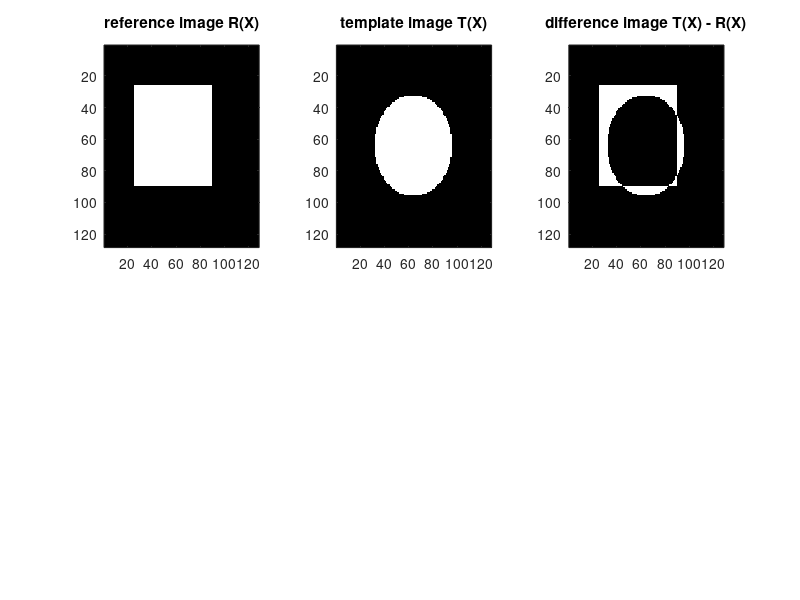

Source code (MATLAB): (Note: this script raises an error after producing the figure.)
%%%%%%%%%%%%%%%%%%%%%%%%%%%%%%%%%%%%%%%%%%%%%%%%%%%%%%
% Interventional Medical Image Processing (IMIP)
% SS 2011
% (C) University Erlangen-Nuremberg
% Author: Attila Budai & Jan Paulus
% Exercise 5: Diffusion Registration 
% Complete the '???'-lines
%%%%%%%%%%%%%%%%%%%%%%%%%%%%%%%%%%%%%%%%%%

close all;
clear all;

% image size
is = 128;

% step length
tau = 0.9;
% smoothness factor
alpha = 10;
% maximal number of iterations
maxIterations = 150;
% stopping threshold
threshold = 5.0;

% define the image grid omega
[X1, X2] = meshgrid(1:is, 1:is);

% initialize displacement field U with zero!
U1 = zeros(is,is);            
U2 = zeros(is,is);

% initialize force field F
F1 = zeros(is,is);            
F2 = zeros(is,is);

% temporal buffer
tmp = zeros(is, is);

% create the main diagonal vectors of the tridiagonal (I - 2*tau*A) matrix for the
% thomas algorithm
aav = ones(is*is,1);
bbv = ones(is*is-1,1);

% create tridiagonal matrix (I - 2*tau*A) represented by three vectors
aav = aav * (1+4*tau);  % main diagonal
bbv = bbv * (-2*tau);   % upper diagonal
ccv = bbv;              % lower diagonal

% images to register
R  = zeros(is);  % reference image
T  = zeros(is);  % template image

% square
R(X1 > 25 & X1 < 90 & X2 > 25 & X2 < 90)  = 200;
% circle
T((X1-64).^2 + (X2-64).^2 < 32^2) = 180; 

% normalize R -> [0,1]
normD = 1 / max(max(R));
R = R * normD;

% normalize T -> [0,1]
normD = 1 / max(max(T));
T = T * normD;

% show images before starting the registration
figure(1);
subplot(2,3,1);
colormap gray;
imagesc(R);
title('reference image R(X)')

subplot(2,3,2);
imagesc(T);
title('template image T(X)')

subplot(2,3,3);
imagesc(abs(T - R));
title('difference image T(X) - R(X)')
drawnow;

% start registration
for k = 1:maxIterations
  
  %   -------------------------------------------------------
  %  compute T on (X1-U1,X2-U2)
  %   -------------------------------------------------------
  fprintf('%d. iteration ...\n', k);
  
  Tk = interp2(X1, X2, T, X1-U1, X2-U2);
  
  % Values outside of T cannot be interpolated and are set to NaN by
  % interp2. They must be replaced with 0 for further computations.
  Tk(isnan(Tk)) = 0;
  
  oldU1 = U1;
  oldU2 = U2;
  
  Dk = Tk - R;

  % compute force in X1 direction
  F1 = Dk .* (Tk(:,[2:end,end]) - Tk(:,[1,1:end-1]));
  % smooth forces
  F1 = conv2(F1, [1 2 1; 2 4 2; 1 2 1]/16,'same');  
 
  dd1 = U1 + tau * F1 * alpha;
  
  dd1r = dd1';
  dd1rv = dd1r(:);
  
  dd1v = dd1(:);
  
  % solve for V1 and V2
  V1j1 = thomas(aav,bbv,ccv,dd1rv);
  V1j2 = thomas(aav,bbv,ccv,dd1v);
  
  tmp(:) = V1j1(:);
  tmp = tmp';
  V1j1(:) = tmp(:);
   
  % compute sum of inverse
  U1j12 = 1/2 * (V1j1 + V1j2);
  U1(:) = U1j12(:);

  % compute force in X2 direction
  F2 = Dk.*(Tk([2:end,end],:) - Tk([1,1:end-1],:));
  % smooth forces
  F2 = conv2(F2, [1 2 1; 2 4 2; 1 2 1]/16,'same');  

  dd2  = U2 + tau * F2 * alpha;
  
  dd2r = dd2';
  dd2rv = dd2r(:);
  
  dd2v = dd2(:);
  
  % solve for V1 and V2
  V2j1 = thomas(aav,bbv,ccv,dd2rv);
  V2j2 = thomas(aav,bbv,ccv,dd2v);
  
  tmp(:) = V2j1(:);
  tmp = tmp';
  V2j1(:) = tmp(:);
  
  % compute sum of inverse
  U2j12 = 1/2 * (V2j1 + V2j2); %%%%%%%%%%%%%%%%%%%%%%%%%%%%
  U2(:) = U2j12(:);
  
  change = 0.5 * (norm(U1-oldU1, 'fro') + norm(U2-oldU2, 'fro'));
  change
  
  % show currently deformed image
  subplot(2,3,4);
  imagesc(Tk); 
  s = sprintf('deformed template image T(X-U) (k=%d)', k);
  title(s)

  % show difference between currently deformed image and its reference
  subplot(2,3,5);
  imagesc(abs(Dk));
  s = sprintf('difference image T(X-U) - R(X) (change=%f)', change);
  title(s)
  drawnow;
  
  if(change <= threshold)
      break;
  end

end  % end k=1..maxIterations loop

% plot the deformation field symbolized by arrows
figure(2);
quiver(X1, X2, U1, U2);
title('deformation field U');
